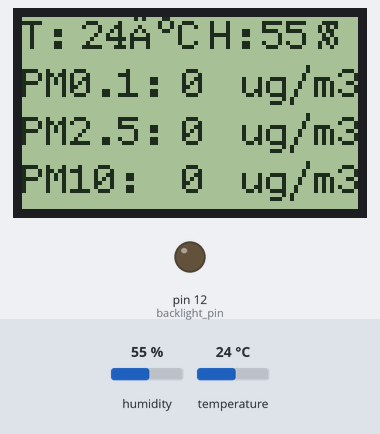
Bench run of a sketch on a simulated Arduino Uno, built with avr-gcc and run on an emulated ATmega328P. Shown: 84×48 one-colour display, output pins drawn as LEDs (lit = HIGH). The test bench sets the inputs (shaded band); at power-on: temperature 24 °C, humidity 55 %. What the sketch prints to the serial monitor is not drawn.

Above: at 2.4 s.
2.5 s: temperature set to 12 °C
At 9.8 s:
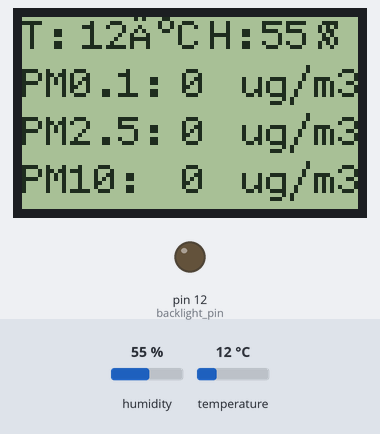
10.1 s: humidity set to 22 %
At 16.6 s:
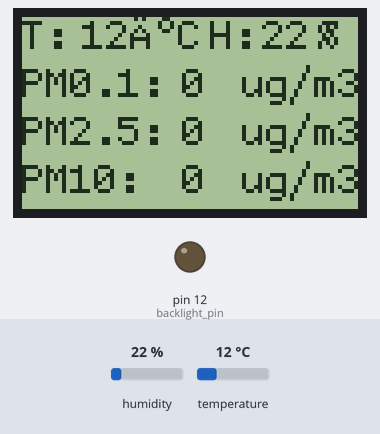
16.9 s: temperature set to 19 °C
At 22.8 s:
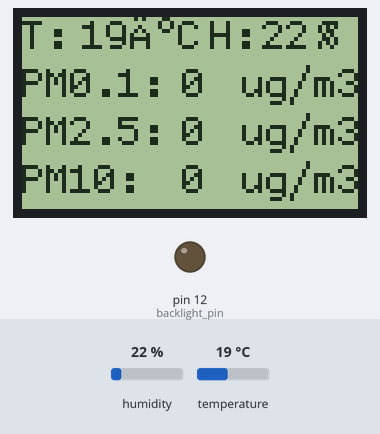
23.7 s: humidity set to 40 %
At 30.1 s:
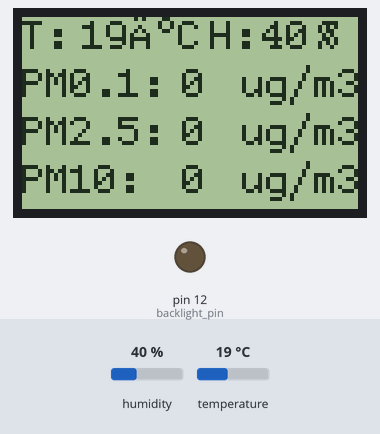
Timing chart, 0 to 31.6 s (numbered marks = the images above; inputs shaded):
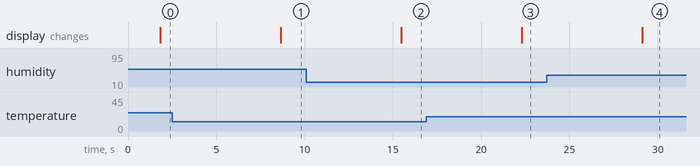

The sketch:

PM2.5_with_PCD8544.ino
```cpp
#include <Arduino.h>
#include "U8glib.h" // you need download this U8glib first
#include <dht11.h>

#define DHT11PIN 3
#define backlight_pin  12 //lcd backlight pin but not use

#define LENG 31   //0x42 + 31 bytes equal to 32 bytes
unsigned char buf[LENG];

int PM01Value = 0;        //define PM1.0 value of the air detector module
int PM2_5Value = 0;       //define PM2.5 value of the air detector module
int PM10Value = 0;       //define PM10 value of the air detector module
dht11 DHT11;

U8GLIB_PCD8544 u8g(13, 11, 10, 9, 8);  // CLK=8, DIN=4, CE=7, DC=5, RST=6 ,you can change it form U8glib


void draw(void) {
  u8g.setFont(u8g_font_profont11);  // select font
  u8g.drawStr(0, 8, "T: ");  // put string of display at position X, Y
  u8g.setPrintPos(15, 8);  // set position
  u8g.print(DHT11.temperature, 1);  // display temperature from DHT11
  u8g.drawStr(27, 8, "°C"); // can't display degree ,but maybe change font can display it
  u8g.drawStr(47, 8, "H: ");
  u8g.setPrintPos(60, 8);
  u8g.print(DHT11.humidity, 1);  // display humidity from DHT11
  u8g.drawStr(74, 8, "%");
  u8g.drawStr(0, 20, "PM0.1: ");
  u8g.setPrintPos(40, 20);
  u8g.print(PM01Value);   // display PM01
  u8g.drawStr(55, 20, "ug/m3");
  u8g.drawStr(0, 32, "PM2.5: ");
  u8g.setPrintPos(40, 32);
  u8g.print(PM2_5Value);   // display PM2.5
  u8g.drawStr(55, 32, "ug/m3");
  u8g.drawStr(0, 44, "PM10: ");
  u8g.setPrintPos(40, 44);
  u8g.print(PM10Value);   // display PM10
  u8g.drawStr(55, 44, "ug/m3");
}

void setup(void) {
  analogWrite(backlight_pin, 50);  /* Set the Backlight intensity */
  Serial.begin(9600);   //use serial0, if you like,you can use softserial
  Serial.setTimeout(1500);    //set the Timeout to 1500ms, longer than the data transmission periodic time of the sensor
}

void loop(void) {
  if (Serial.find(0x42)) {  //start to read when detect 0x42
    Serial.readBytes(buf, LENG);
    if (buf[0] == 0x4d) {
      if (checkValue(buf, LENG)) {
        PM2_5Value = transmitPM2_5(buf); //count PM2.5 value of the air detector module
        PM10Value = transmitPM10(buf); //count PM10 value of the air detector module
        PM01Value = transmitPM01(buf); //count PM0.1 value of the air detector module
      }
    }
  }
  static unsigned long OledTimer = millis();
  if (millis() - OledTimer >= 1000)
  {
    OledTimer = millis();
    Serial.print("PM0.1: ");
    Serial.print(PM01Value);
    Serial.println("  ug/m3");
    Serial.print("PM2.5: ");
    Serial.print(PM2_5Value);
    Serial.println("  ug/m3");
    Serial.print("PM10: ");
    Serial.print(PM10Value);
    Serial.println("  ug/m3");
    Serial.print("T: ");
    Serial.print(DHT11.temperature, 1);
    Serial.println("c");
  }
  DHT11.read(DHT11PIN);  // Read apin on DHT11

  u8g.firstPage();
  do {
    draw();
  } while ( u8g.nextPage() );

  delay(5000);  // Delay of 5sec before accessing DHT11 (min - 2sec)
}
char checkValue(unsigned char *thebuf, char leng)
{
  char receiveflag = 0;
  int receiveSum = 0;

  for (int i = 0; i < (leng - 2); i++) {
    receiveSum = receiveSum + thebuf[i];
  }
  receiveSum = receiveSum + 0x42;

  if (receiveSum == ((thebuf[leng - 2] << 8) + thebuf[leng - 1])) //check the serial data
  {
    receiveSum = 0;
    receiveflag = 1;
  }
  return receiveflag;
}

int transmitPM01(unsigned char *thebuf)
{
  int PM01Val;
  PM01Val = ((thebuf[3] << 8) + thebuf[4]); //count PM1.0 value of the air detector module
  return PM01Val;
}

int transmitPM2_5(unsigned char *thebuf)
{
  int PM2_5Val;
  PM2_5Val = ((thebuf[5] << 8) + thebuf[6]); //count PM2.5 value of the air detector module
  return PM2_5Val;
}

int transmitPM10(unsigned char *thebuf)
{
  int PM10Val;
  PM10Val = ((thebuf[7] << 8) + thebuf[8]); //count PM10 value of the air detector module
  return PM10Val;
}

double Fahrenheit(double celsius)
{
  return 1.8 * celsius + 32;
}    //摄氏温度度转化为华氏温度

double Kelvin(double celsius)
{
  return celsius + 273.15;
}     //摄氏温度转化为开氏温度

// 露点（点在此温度时，空气饱和并产生露珠）
// 参考: http://wahiduddin.net/calc/density_algorithms.htm
double dewPoint(double celsius, double humidity)
{
  double A0 = 373.15 / (273.15 + celsius);
  double SUM = -7.90298 * (A0 - 1);
  SUM += 5.02808 * log10(A0);
  SUM += -1.3816e-7 * (pow(10, (11.344 * (1 - 1 / A0))) - 1) ;
  SUM += 8.1328e-3 * (pow(10, (-3.49149 * (A0 - 1))) - 1) ;
  SUM += log10(1013.246);
  double VP = pow(10, SUM - 3) * humidity;
  double T = log(VP / 0.61078); // temp var
  return (241.88 * T) / (17.558 - T);
}

// 快速计算露点，速度是5倍dewPoint()
// 参考: http://en.wikipedia.org/wiki/Dew_point
double dewPointFast(double celsius, double humidity)
{
  double a = 17.271;
  double b = 237.7;
  double temp = (a * celsius) / (b + celsius) + log(humidity / 100);
  double Td = (b * temp) / (a - temp);
  return Td;
}
```

Measured:
- after the input at 2.5 s, the display: changes after 6.1 s (image 1)
- after the input at 10.1 s, the display: changes after 5.4 s (image 2)
- after the input at 16.9 s, the display: changes after 5.4 s (image 3)
- after the input at 23.7 s, the display: changes after 5.4 s (image 4)
